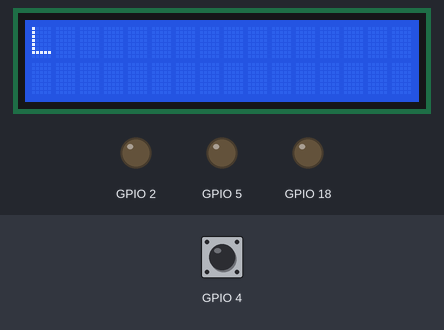
This sketch was run on a simulated ESP32. On the bench: 16×2 character LCD, output pins drawn as LEDs (lit = HIGH). Inputs (shaded band) come from the test bench; at power-on: GPIO 4 HIGH. Random numbers use the default seed unless the sketch sets one.

Above: at 1.7 s.
1.8 s: GPIO 4 pulled LOW for 0.15 s
4.9 s: GPIO 4 pulled LOW for 1 s
At 7.2 s:
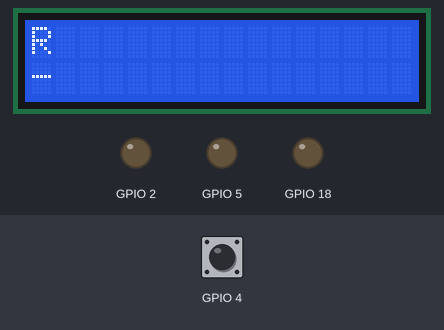
8.9 s: GPIO 4 pulled LOW for 0.15 s
At 10.2 s:
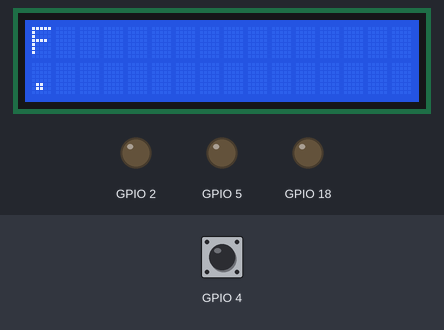
12.0 s: GPIO 4 pulled LOW for 3.2 s
At 15.35 s:
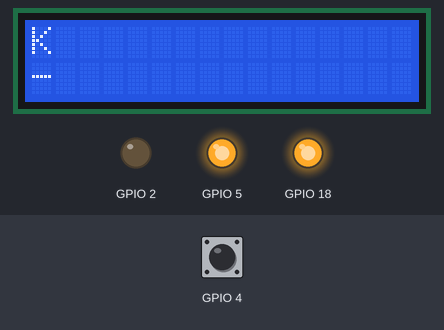
15.8 s: GPIO 4 pulled LOW for 0.15 s
At 16.6 s:
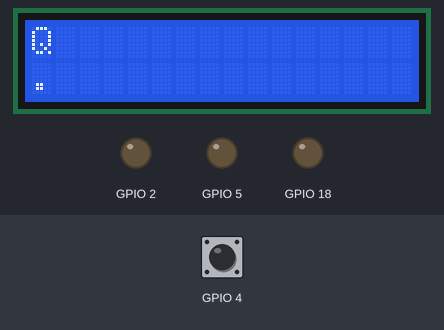
18.9 s: GPIO 4 pulled LOW for 1 s
At 20.3 s:
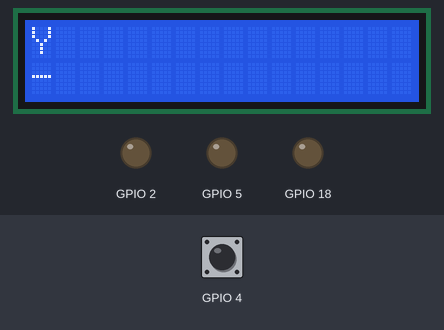
Timing chart, 0 to 36.8 s (numbered marks = the images above; inputs shaded):
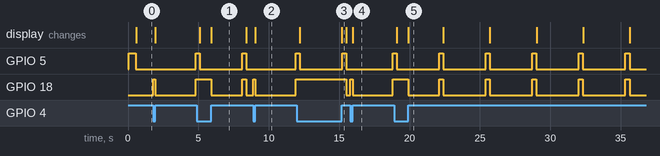

The sketch:

Treinamento_Codigo_Morse.ino
```cpp
#include <Wire.h>
#include <LiquidCrystal_I2C.h>

LiquidCrystal_I2C lcd(0x27,16,2);

bool estavaApertado = false;
unsigned long inicio = 0;

bool finalizou = true;

int valor;
String morse;
String morseC;

const char* LETRAS[26] = {".-","-...","-.-.","-..",".","..-.","--.","....","..",".---","-.-",".-..","--","-.","---",".--.","--.-",".-.","...","-","..-","...-",".--","-..-","-.--","--.."};

bool jaMudou = false;
unsigned long ultimaAtividade = 0;

void setup() {
  Wire.begin(21,22);
  lcd.init();
  lcd.backlight();

  Serial.begin(115200);
  pinMode(4, INPUT_PULLUP);
  pinMode(18, OUTPUT);
  pinMode(2, OUTPUT);
  pinMode(5, OUTPUT);

  digitalWrite(5,HIGH);
  delay(500);
  digitalWrite(5, LOW);

}

void loop() {
  if (finalizou) {
    lcd.clear();
    morse = "";
    lcd.setCursor(0, 0);
    valor = random(0,26);
    lcd.print((char)(valor+65));
    morseC = LETRAS[valor];
    lcd.setCursor(0,1);
    finalizou = false;
    ultimaAtividade = millis();
    jaMudou = false;
  }

  bool apertado = (digitalRead(4) == LOW);

  if (apertado && !estavaApertado) {
    ultimaAtividade = millis();
    jaMudou = false;
    inicio = millis();
    digitalWrite(18, HIGH);
  }

  if (!apertado && estavaApertado) {
    digitalWrite(18, LOW);
    unsigned long duracao = millis() - inicio;
    if (duracao > 10) {
      if (duracao <= 150) {
        morse += ".";
        lcd.print(".");
      } else {
        morse += ("-");
        lcd.print("-");
      }
    }
  }

  if (!apertado && !jaMudou && millis() - ultimaAtividade >= 3000) {
    if (morse == morseC) {
      digitalWrite(18, HIGH);
      digitalWrite(2, HIGH);
      delay(100);
      digitalWrite(18, LOW);
      digitalWrite(2, LOW);
      delay(100);
      digitalWrite(18, HIGH);
      digitalWrite(2, HIGH);
      delay(100);
      digitalWrite(18, LOW);
      digitalWrite(2, LOW);
    } else {
      digitalWrite(18, HIGH);
      digitalWrite(5, HIGH);
      delay(300);
      digitalWrite(18, LOW);
      digitalWrite(5, LOW);
    }
    finalizou = true;
    jaMudou = true;
  }

  estavaApertado = apertado;
}
```

Measured:
- by itself, GPIO 5: alternates HIGH for 0.30 s and LOW for 3.0 s
- by itself, GPIO 18: repeats every 3.3 s: HIGH 0.30 s, LOW 3.0 s
- what the display in image 1 shows lasts 2.5 s, from 5.9 s to 8.4 s
